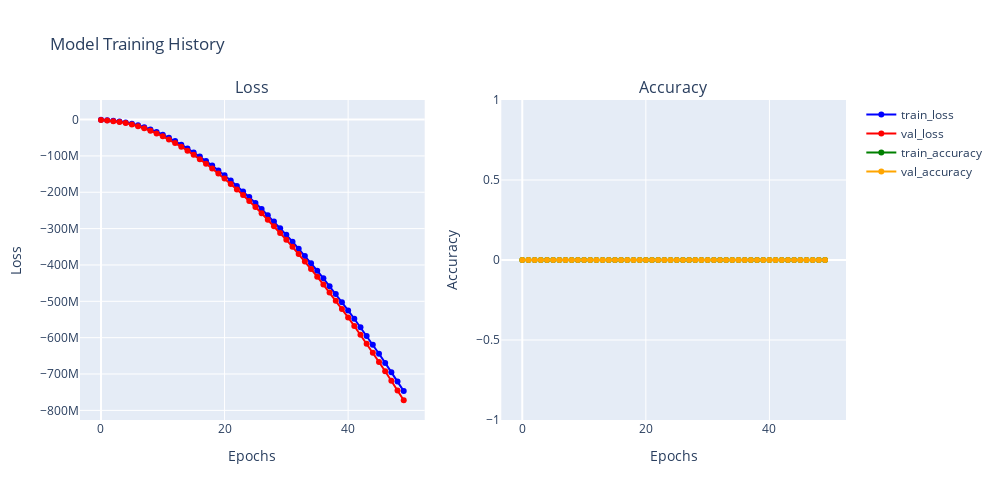

Source (notebook cell):
### Code cell
# Plot the training and validation accuracy over epochs
plot_history(history, metric='accuracy')

### Figure 1 — Plotly figure (JSON) as saved in the notebook; plotly's stock layout.template omitted (floating-point values rounded to 4 significant figures)
{"data": [{"line": {"color": "blue"}, "marker": {"color": "blue"}, "mode": "lines+markers", "name": "train_loss", "type": "scatter", "x": [0, 1, 2, 3, 4, 5, 6, 7, 8, 9, 10, 11, 12, 13, 14, 15, 16, 17, 18, 19, 20, 21, 22, 23, 24, 25, 26, 27, 28, 29, 30, 31, 32, 33, 34, 35, 36, 37, 38, 39, 40, 41, 42, 43, 44, 45, 46, 47, 48, 49], "xaxis": "x", "y": [-571800.0, -1946000.0, -3586839, -5656368, -8260000.0, -11536562, -15731520, -20953562, -27098524, -34076560, -41793308, -50219984, -59322268, -69077512, -79452400, -90412072, -101945752, -114040336, -126671296, -139842576, -153546560, -167768080, -182479648, -197685248, -213368432, -229543920, -246170496, -263248976, -280769632, -298714144, -317140512, -336023456, -355311232, -375076672, -395277152, -415887040, -436855232, -458275296, -480102752, -502342272, -525004096, -548032192, -571512256, -595381248, -619647040, -644299968, -669379200, -694827520, -720664768, -746918912], "yaxis": "y"}, {"line": {"color": "red"}, "marker": {"color": "red"}, "mode": "lines+markers", "name": "val_loss", "type": "scatter", "x": [0, 1, 2, 3, 4, 5, 6, 7, 8, 9, 10, 11, 12, 13, 14, 15, 16, 17, 18, 19, 20, 21, 22, 23, 24, 25, 26, 27, 28, 29, 30, 31, 32, 33, 34, 35, 36, 37, 38, 39, 40, 41, 42, 43, 44, 45, 46, 47, 48, 49], "xaxis": "x", "y": [-1271000.0, -2742000.0, -4582178, -6902232, -9825738, -13553855, -18303068, -24054258, -30703772, -38096464, -46281120, -55104348, -64610528, -74778624, -85589896, -96994096, -108939496, -121518032, -134553760, -148124176, -162283360, -176995776, -192158160, -207774128, -223987040, -240631008, -257872864, -275423808, -293237504, -311823424, -330845280, -350205984, -370112128, -390261088, -411057088, -432125536, -453901952, -475867008, -498215744, -521053664, -544222912, -568014016, -592105344, -616607040, -641451072, -666841664, -692504960, -718541568, -745195904, -772145536], "yaxis": "y"}, {"line": {"color": "green"}, "marker": {"color": "green"}, "mode": "lines+markers", "name": "train_accuracy", "type": "scatter", "x": [0, 1, 2, 3, 4, 5, 6, 7, 8, 9, 10, 11, 12, 13, 14, 15, 16, 17, 18, 19, 20, 21, 22, 23, 24, 25, 26, 27, 28, 29, 30, 31, 32, 33, 34, 35, 36, 37, 38, 39, 40, 41, 42, 43, 44, 45, 46, 47, 48, 49], "xaxis": "x2", "y": [0, 0, 0, 0, 0, 0, 0, 0, 0, 0, 0, 0, 0, 0, 0, 0, 0, 0, 0, 0, 0, 0, 0, 0, 0, 0, 0, 0, 0, 0, 0, 0, 0, 0, 0, 0, 0, 0, 0, 0, 0, 0, 0, 0, 0, 0, 0, 0, 0, 0], "yaxis": "y2"}, {"line": {"color": "orange"}, "marker": {"color": "orange"}, "mode": "lines+markers", "name": "val_accuracy", "type": "scatter", "x": [0, 1, 2, 3, 4, 5, 6, 7, 8, 9, 10, 11, 12, 13, 14, 15, 16, 17, 18, 19, 20, 21, 22, 23, 24, 25, 26, 27, 28, 29, 30, 31, 32, 33, 34, 35, 36, 37, 38, 39, 40, 41, 42, 43, 44, 45, 46, 47, 48, 49], "xaxis": "x2", "y": [0, 0, 0, 0, 0, 0, 0, 0, 0, 0, 0, 0, 0, 0, 0, 0, 0, 0, 0, 0, 0, 0, 0, 0, 0, 0, 0, 0, 0, 0, 0, 0, 0, 0, 0, 0, 0, 0, 0, 0, 0, 0, 0, 0, 0, 0, 0, 0, 0, 0], "yaxis": "y2"}], "layout": {"annotations": [{"font": {"size": 16}, "showarrow": false, "text": "Loss", "x": 0.225, "xanchor": "center", "xref": "paper", "y": 1, "yanchor": "bottom", "yref": "paper"}, {"font": {"size": 16}, "showarrow": false, "text": "Accuracy", "x": 0.775, "xanchor": "center", "xref": "paper", "y": 1, "yanchor": "bottom", "yref": "paper"}], "height": 500, "showlegend": true, "title": {"text": "Model Training History"}, "width": 1000, "xaxis": {"anchor": "y", "domain": [0, 0.45], "title": {"text": "Epochs"}}, "xaxis2": {"anchor": "y2", "domain": [0.55, 1], "title": {"text": "Epochs"}}, "yaxis": {"anchor": "x", "domain": [0, 1], "title": {"text": "Loss"}}, "yaxis2": {"anchor": "x2", "domain": [0, 1], "title": {"text": "Accuracy"}}}}
